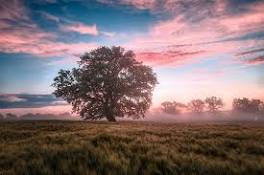
#> input picture images.jpg, 264 x 175 px
$ python esc.py
#> lines starting #> are read from the running program, lines starting #| are printed output that depends on the picture
import cv2
import numpy as np


img = cv2.imread('images.jpg', 0)
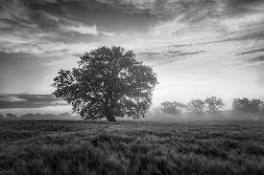
#> img: shape (175, 264); min 0, max 255, mean 117.1
height, width = img.shape
#> height = 175; width = 264
scaled_img = cv2.resize(img, (2*width, 2*height), interpolation=cv2.INTER_LINEAR)

cv2.imshow('Scaled', scaled_img)
cv2.waitKey(0)
cv2.destroyAllWindows()
